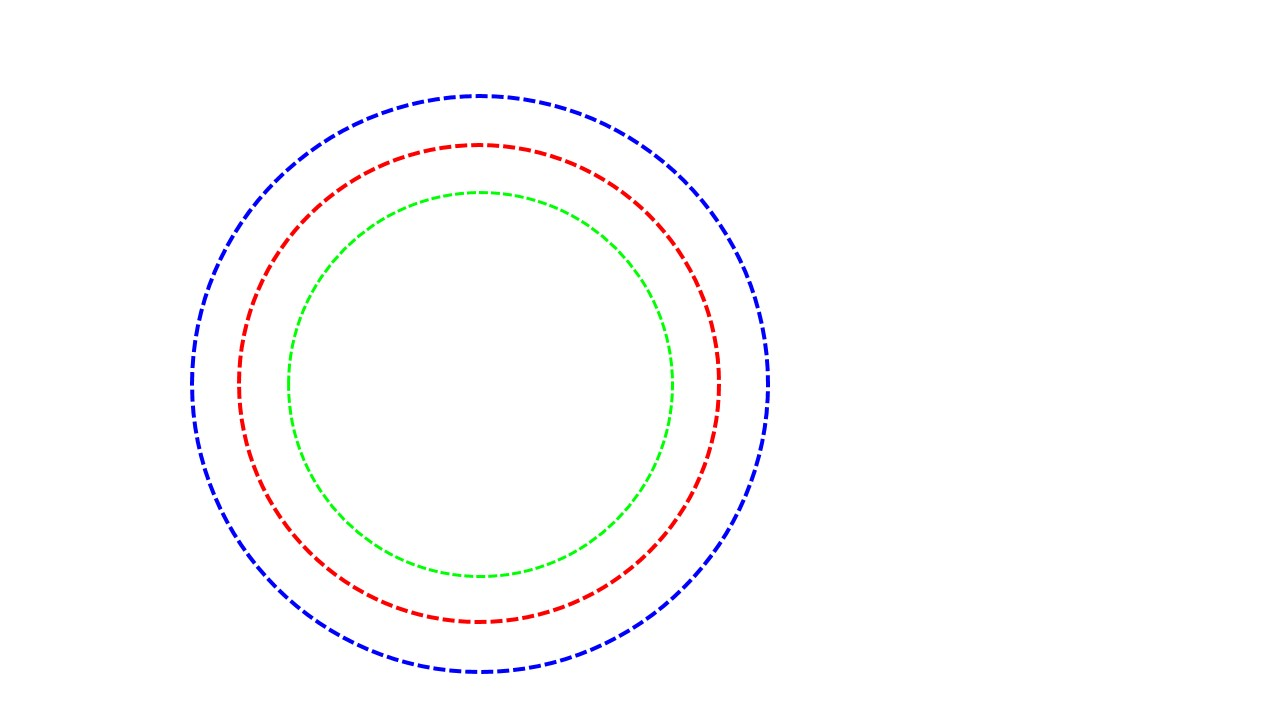
#> input picture circles.jpg, 1280 x 720 px
$ jupyter execute --allow-errors RGB_image_to_3_image.ipynb   (shell and % lines are left out)
#> lines starting #> are read from the running program, lines starting #| are printed output that depends on the picture; after the words box and inside, x2 and y2 are one past the last pixel; in counts of white or black regions, pixels touching at a corner belong together
[cell 1]
from pydrive.auth import GoogleAuth
from pydrive.drive import GoogleDrive
from google.colab import auth
from oauth2client.client import GoogleCredentials

from matplotlib import pyplot as plt
import pandas as pd
from copy import deepcopy
import numpy as np
import cv2
from google.colab.patches import cv2_imshow

def GoogleDriveAuth(ID):
    auth.authenticate_user()
    gauth = GoogleAuth()
    gauth.credentials = GoogleCredentials.get_application_default()
    drive = GoogleDrive(gauth)
    file = drive.CreateFile({'id': ID})
    return file

File_ID = '114gprNUxtpoEjMAP2NqE0XClmbEBqfWI'
#> (the rest of this cell did not finish here and is left out)

[cell 2]
extract_r = np.zeros([3,3,3])
extract_g = np.zeros([3,3,3])
extract_b = np.zeros([3,3,3])
sobel = [[-1.0, -2.0, -1.0],[0., 0., 0.],[1.0,2.0,1.0]]


extract_b[:,:,1] = sobel
extract_b[:,:,2] = sobel

extract_g[:,:,0] = sobel
extract_g[:,:,2] = sobel

extract_r[:,:,0] = sobel
extract_r[:,:,1] = sobel

extract_r = extract_r/8
extract_g = extract_g/8

extract_b = extract_b/8

[cell 3]
extract_r

[cell 4]
def convolve3D(image,kernel):
  tmp = kernel.shape[0]
  opx = image.shape[0] - tmp + 1
  opy = image.shape[1] - tmp + 1
  op_img = np.zeros([opx,opy])
  for img_i in range(1,image.shape[0]-1):
    for img_j in range(1,image.shape[1]-1):
      op_pix_val = 0.0
      for i in range(-1,2):
        for j in range(-1,2):
          for k in range(-1,2):
            op_pix_val = op_pix_val + (image[img_i+i,img_j+j,1+k]*kernel[i+1,j+1,k+1])
#       op_img[img_i-1,img_j-1] = int(op_pix_val)
      if op_pix_val > 0:
        op_img[img_i-1,img_j-1] = int(op_pix_val)
      else:
        op_img[img_i-1,img_j-1] = 0
  return op_img

[cell 5]
img=cv2.imread('circles.jpg')
#> img is the input picture: shape (720, 1280, 3); mean B, G, R 252.6, 252.1, 252.4
img=cv2.resize(img,None,fx=0.5,fy=0.5,interpolation=cv2.INTER_CUBIC)
#> img: shape (360, 640, 3)
cv2_imshow(img)
red = convolve3D(img,extract_r)
#> after the loop in convolve3D, `for img_i in range(1,image.shape[0]-1):`:
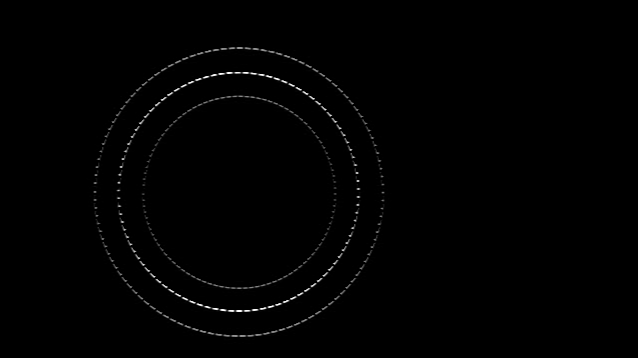
#> op_img: shape (358, 638) float64; min 0, max 255, mean 1.7
green = convolve3D(img,extract_g)
blue = convolve3D(img,extract_b)

[cell 6]
#filters for highlighting respected colors
red[red<165]=0
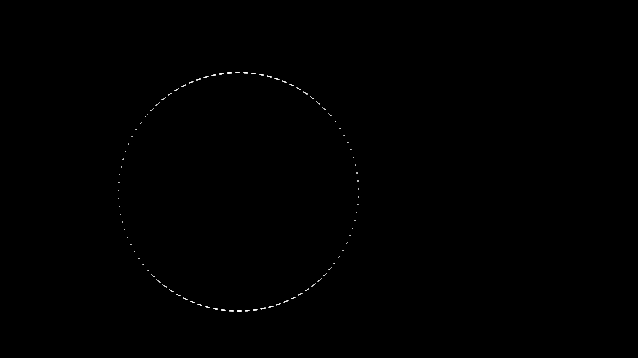
#> red: shape (358, 638) float64; 4.44% of pixels changed, all inside (x1, y1, x2, y2) = (86, 40, 392, 344)
green[green<150]=0
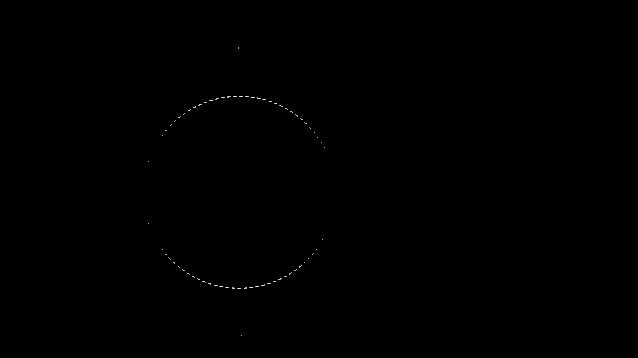
#> green: shape (358, 638) float64; min 0, max 245, mean 0.2
blue[blue<165]=0
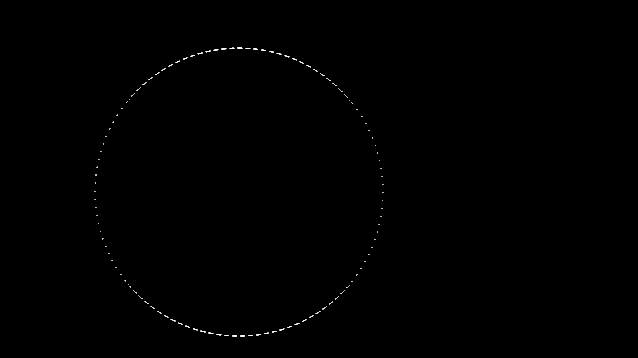
#> blue: shape (358, 638) float64; min 0, max 255, mean 0.5

# Using Hough Circle

[cell 7]
# Blue Circle Detect
img=cv2.imread('circles.jpg')
plt.imshow(blue)
cv2_imshow(blue)
img=cv2.resize(img,None,fx=0.5,fy=0.5,interpolation=cv2.INTER_CUBIC)
circles = cv2.HoughCircles(np.uint8(blue),cv2.HOUGH_GRADIENT,3.2,500,param1=50,param2=30,minRadius=0,maxRadius=0)
#> circles = [[238.4, 190.4, 145.3]]
for i in circles[0,:]:
  cv2.circle(img,(i[0],i[1]),i[2],(255,0,0),3)
#> this loop made 1 pass
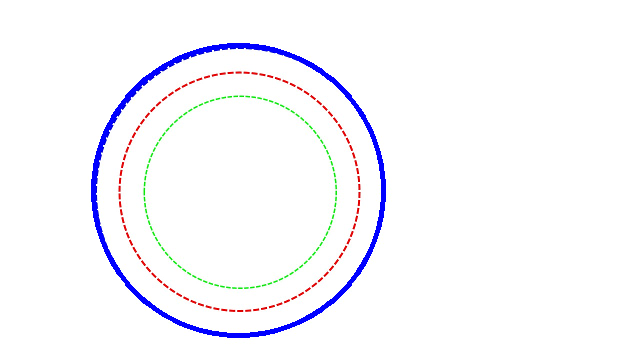
#> img: shape (360, 640, 3); mean B, G, R 252.8, 248.3, 248.6
      #img,center,radius,color,thickness
cv2_imshow(img)

[cell 8]
# Red Circle Detect
img=cv2.imread('circles.jpg')
plt.imshow(red)
cv2_imshow(red)
img=cv2.resize(img,None,fx=0.5,fy=0.5,interpolation=cv2.INTER_CUBIC)
circles = cv2.HoughCircles(np.uint8(red),cv2.HOUGH_GRADIENT,2,500,param1=50,param2=20,minRadius=0,maxRadius=0)
#> circles = [[239, 191, 119.4]]
print(circles.shape)
#| (1, 1, 3)
for i in circles[0,:]:
  cv2.circle(img,(i[0],i[1]),i[2],(0,0,255),4)
#> this loop made 1 pass
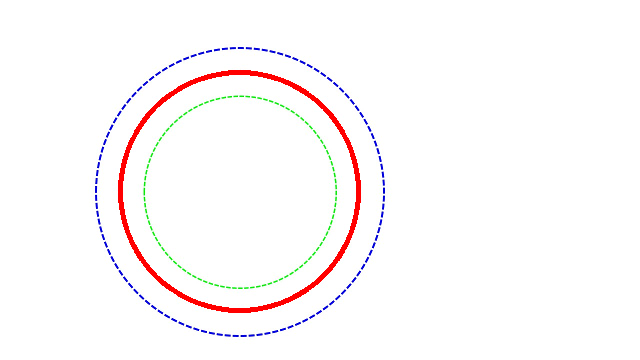
#> img: shape (360, 640, 3); mean B, G, R 249.7, 249.2, 252.6
cv2_imshow(img)

[cell 9]
# Green Circle Detect
img = cv2.imread("circles.jpg")
plt.imshow(green)
cv2_imshow(green)
img=cv2.resize(img,None,fx=0.5,fy=0.5,interpolation=cv2.INTER_CUBIC)
circlesg = cv2.HoughCircles(np.uint8(green),cv2.HOUGH_GRADIENT,3,1000,param1=50,param2=30,minRadius=0,maxRadius=0)
#> circlesg = [[238.5, 190.5, 97.2]]
                           #img,method,inverse of accumulator reslution,min dist between detected circles,
for i in circlesg[0,:]:
  cv2.circle(img,(i[0],i[1]),i[2],(0,255,0),3)
#> this loop made 1 pass
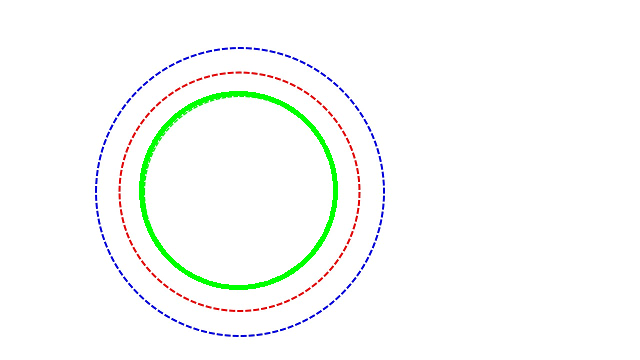
#> img: shape (360, 640, 3); mean B, G, R 249.7, 252.1, 249.6
cv2_imshow(img)

# Edge Detection Using **Mask**

[cell 10]
boundaries = [
	([0, 0, 80], [50, 56, 255]),
	([8, 0, 0], [250, 12, 50]),
	([0, 4, 0], [50, 250, 50]),

]

[cell 11]
# loop over the boundaries

img = cv2.imread("circles.jpg")
img=cv2.resize(img,None,fx=0.5,fy=0.5,interpolation=cv2.INTER_CUBIC)
for (lower, upper) in boundaries:
	# create NumPy arrays from the boundaries
	lower = np.array(lower, dtype = "uint8")
	upper = np.array(upper, dtype = "uint8")

	# find the colors within the specified boundaries and apply
	# the mask
	mask = cv2.inRange(img, lower, upper)
	output = cv2.bitwise_and(img, img, mask = mask)

	# show the images
	cv2_imshow(np.hstack([img, output]))
	cv2.waitKey(0)
#> this loop made 3 passes
#> pass 1, `mask = cv2.inRange(img, lower, upper)`:
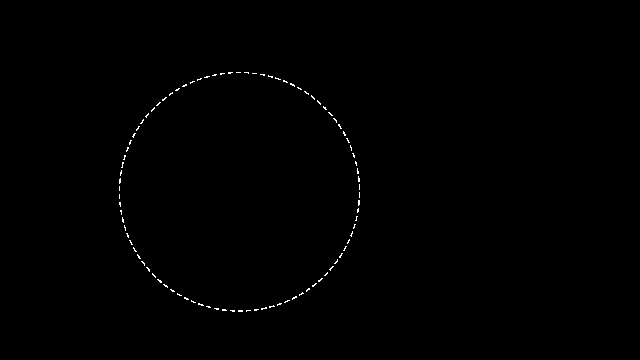
#> mask: shape (360, 640); 0.33% white in thin lines or dots, all inside (x1, y1, x2, y2) = (119, 72, 360, 312)
#> pass 1, `cv2_imshow(np.hstack([img, output]))`:
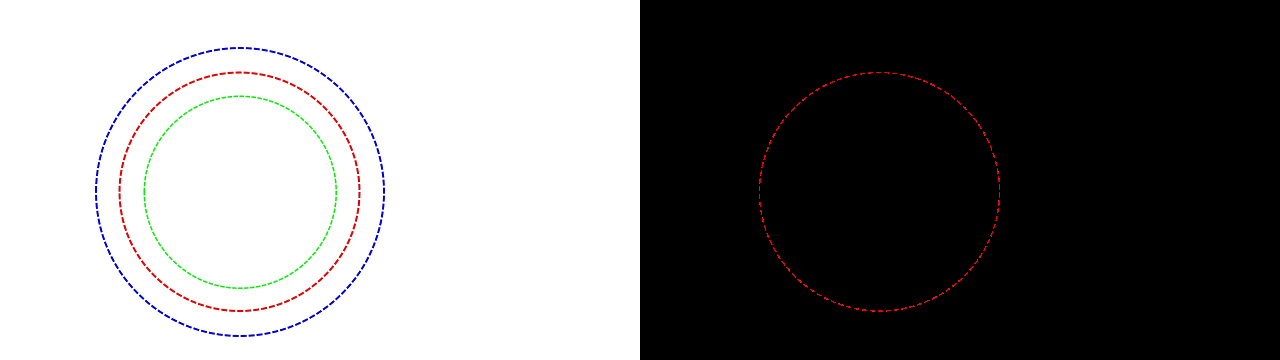
#> shown: shape (360, 1280, 3); mean B, G, R 126.3, 126, 126.6
#> pass 2, `mask = cv2.inRange(img, lower, upper)`:
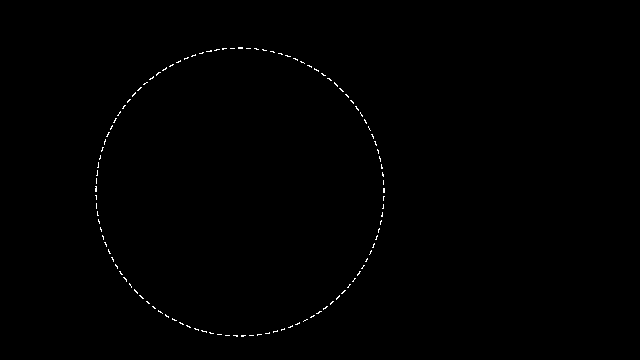
#> mask: shape (360, 640); 0.34% white in thin lines or dots, all inside (x1, y1, x2, y2) = (95, 47, 385, 337)
